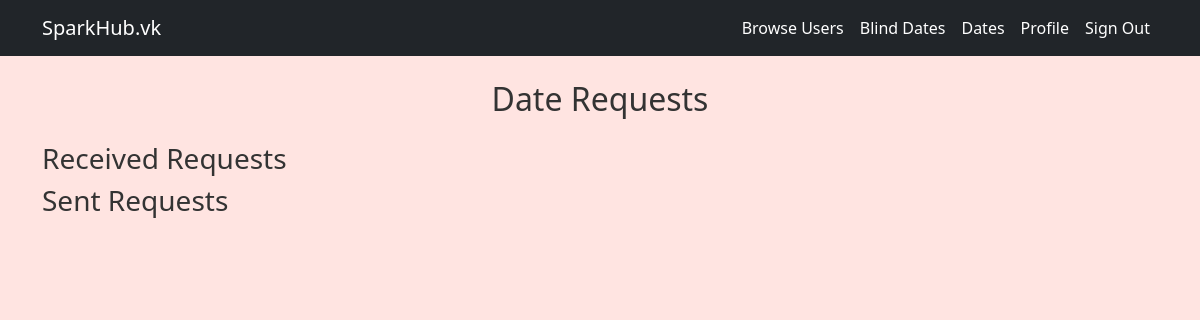
The page /date_requests (signed in) on the database as committed earlier.
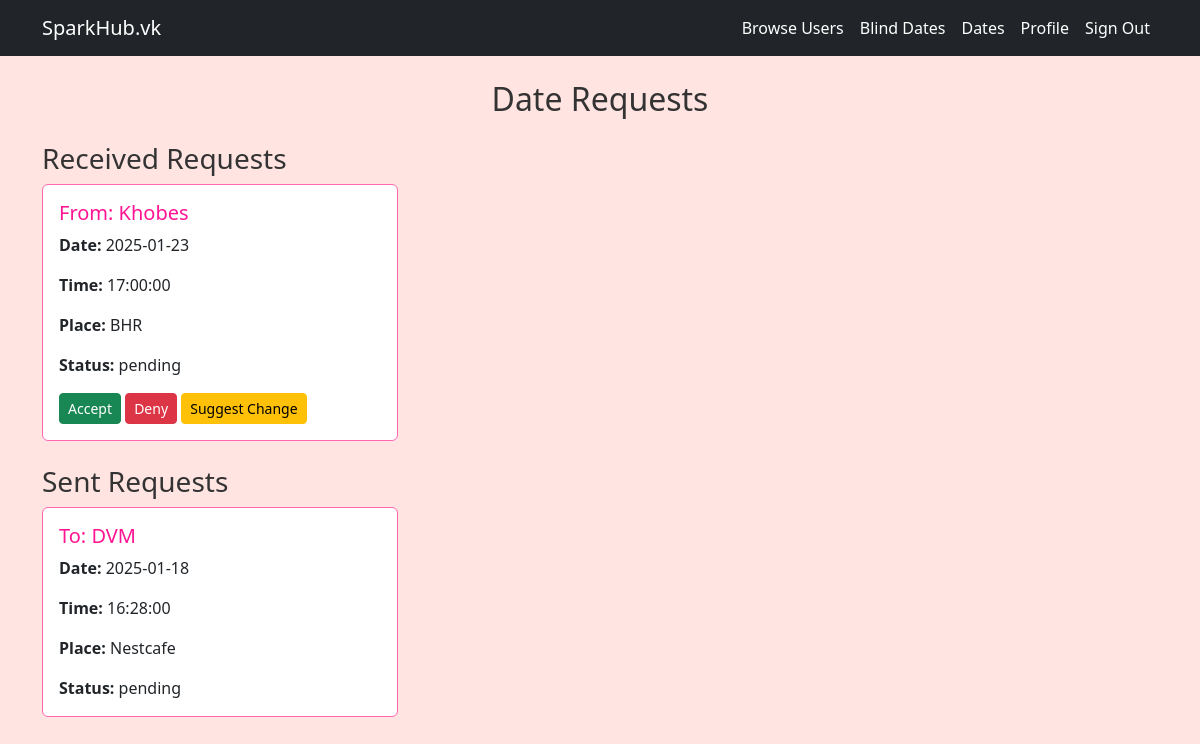
The same page on the database as committed later.
### app.py (models this page shows)
class DateRequest(db.Model):
    id = db.Column(db.Integer, primary_key=True)
    sender_id = db.Column(db.Integer, db.ForeignKey('user.id'), nullable=False)
    receiver_id = db.Column(db.Integer, db.ForeignKey('user.id'), nullable=False)
    date = db.Column(db.Date, nullable=False)
    time = db.Column(db.Time, nullable=False)
    place = db.Column(db.String(255), nullable=False)
    status = db.Column(db.String(20), default='pending')  # pending, accepted, denied, altered
    parent_request_id = db.Column(db.Integer, db.ForeignKey('date_request.id'))
    sender = db.relationship('User', foreign_keys=[sender_id], backref='sent_requests')
    receiver = db.relationship('User', foreign_keys=[receiver_id], backref='received_requests')
    parent_request = db.relationship('DateRequest', remote_side=[id], backref='child_requests')

class User(db.Model):
    id = db.Column(db.Integer, primary_key=True)
    email = db.Column(db.String(120), unique=True, nullable=False)
    password = db.Column(db.String(255), nullable=False)
    name = db.Column(db.String(100), nullable=False)
    gender = db.Column(db.String(20), nullable=False)
    branch = db.Column(db.String(50), nullable=False)
    year = db.Column(db.Integer, nullable=False)
    hobbies = db.Column(db.String(255))
    bio = db.Column(db.Text)
    image = db.Column(db.String(255))
    previous_relationships = db.Column(db.Integer, default=0)
    previous_dates = db.Column(db.Integer, default=0)
    insta_id = db.Column(db.String(100))
    pet_preference = db.Column(db.String(50))
    sleep_schedule = db.Column(db.String(50))
    life_approach = db.Column(db.String(50))
    personality_type = db.Column(db.String(50))
    beverage_preference = db.Column(db.String(50))
    ideal_weekend = db.Column(db.String(50))
    vacation_style = db.Column(db.String(50))
    music_taste = db.Column(db.String(50))
    sunday_activity = db.Column(db.String(50))
    love_language = db.Column(db.String(50))
    planning_style = db.Column(db.String(50))
    dream_date = db.Column(db.String(50))
    living_preference = db.Column(db.String(50))
    communication_style = db.Column(db.String(50))
    motivation_factor = db.Column(db.String(50))

### app.py (the view)
@app.route('/date_requests')
def date_requests():
    if 'user_id' not in session:
        return redirect(url_for('signin'))
    user_id = session['user_id']
    received_requests = DateRequest.query.filter_by(receiver_id=user_id).all()
    sent_requests = DateRequest.query.filter_by(sender_id=user_id).all()
    return render_template('date_requests.html', received_requests=received_requests, sent_requests=sent_requests)

### templates/date_requests.html (shortened to what this page needs)
{% extends "base.html" %}
{% block content %}
<h2 class="text-center mb-4">Date Requests</h2>
<h3>Received Requests</h3>
<div class="row">
    {% for request in received_requests %}
    <div class="col-md-4 mb-4">
        <div class="card">
            <div class="card-body">
                <h5 class="card-title">From: {{ request.sender.name }}</h5>
                <p class="card-text"><strong>Date:</strong> {{ request.date }}</p>
                <p class="card-text"><strong>Time:</strong> {{ request.time }}</p>
                <p class="card-text"><strong>Place:</strong> {{ request.place }}</p>
                <p class="card-text"><strong>Status:</strong> {{ request.status }}</p>
                {% if request.status == 'pending' %}
                <button class="btn btn-success btn-sm accept-request" data-request-id="{{ request.id }}">Accept</button>
                <button class="btn btn-danger btn-sm deny-request" data-request-id="{{ request.id }}">Deny</button>
                <button class="btn btn-warning btn-sm change-request" data-request-id="{{ request.id }}">Suggest Change</button>
                {% endif %}
            </div>
        </div>
    </div>
    {% endfor %}
</div>
<h3>Sent Requests</h3>
<div class="row">
    {% for request in sent_requests %}
    <div class="col-md-4 mb-4">
        <div class="card">
            <div class="card-body">
                <h5 class="card-title">To: {{ request.receiver.name }}</h5>
                <p class="card-text"><strong>Date:</strong> {{ request.date }}</p>
                <p class="card-text"><strong>Time:</strong> {{ request.time }}</p>
                <p class="card-text"><strong>Place:</strong> {{ request.place }}</p>
                <p class="card-text"><strong>Status:</strong> {{ request.status }}</p>
            </div>
        </div>
    </div>
    {% endfor %}
</div>
{% endblock %}

Rows that differ between the two databases and show on the page:
now on this page (row edited): DateRequest: sender.name "Khobes", date "2025-01-23", time "17:00:00", place "BHR", status "pending", shown under "Received Requests"
now on this page (row edited): DateRequest: receiver.name "DVM", date "2025-01-18", time "16:28:00", place "Nestcafe", status "pending", shown under "Sent Requests"
